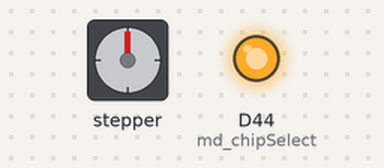
Bench run of a sketch on a simulated Arduino Due. Parts: stepper motor, output pins drawn as LEDs (lit = HIGH). Wiring (inferred from the names in the program): stepper motor driver (200 steps per turn assumed): step D31; direction D36; enable D37. Pins used as bus, display or sensor lines are not drawn; what the sketch prints to the serial monitor is not drawn.

Above: at 0.1 s.
Timing chart, 0 to 39.7 s (numbered marks = the images above):
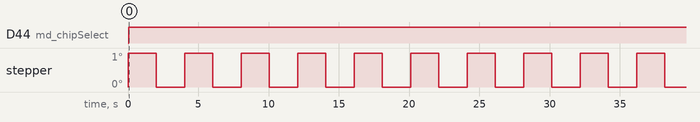

The sketch:

SAMD21_StepperTest_02.ino
```cpp
/*
 * This is testing code to drive a stepper motor using the
 * TMC2660 stepper motor driver chip.
 *
 * T. Jilk 2019
 */

#include <SPI.h>

// Motor Driver communication variables
const int md_chipSelect = 44; // PA21 on Arduino M0
const int md_step = 31;       // PA27 on Arduino M0
const int md_dir = 36;        // PB23 on Arduino M0
const int md_clk = 17;        // PA23 on Arduino M0
const int md_en = 37;         // PA22 on Arduino M0
const int md_sgtst = 35;      // PB22 on Arduino M0

// Motor Driver configuration bytes
// byte chopconf = 10010000000110110100; // normal startup
// byte sgcsconf = 11010000000000011111; // full current for both SPI and step/dir operation
// byte drvconf = 11101111000000010000; // step dir interface enabled
// byte drvctrl = 00000000000000001000; // fullstep, pulse interpolation disabled, only rising STEP edge active
// byte smarten = 10101000001000000010; // coolStep control register - normal setup

unsigned long chopconf = 0x901B4ul;
unsigned long sgcsconf = 0xD001Ful;
unsigned long drvconf = 0xEF010ul;
unsigned long drvctrl = 0x8ul;
unsigned long smarten = 0xA8202ul;

const int enable = 16;
int step_speed =  200;

void setup() {
  SPI.beginTransaction(SPISettings(1000000, MSBFIRST, SPI_MODE3));
  //SPI.setBitOrder(MSBFIRST); 14000000
  //SPI.setClockDivider(SPI_CLOCK_DIV8);
  SPI.begin();
  SerialUSB.begin(9600);
  while(!SerialUSB){
    ;
  }

  pinMode(md_en, OUTPUT);
  pinMode(md_chipSelect, OUTPUT);
  pinMode(md_step, OUTPUT);
  pinMode(md_dir, OUTPUT);
  pinMode(md_clk, OUTPUT);

  digitalWrite(md_en, LOW); // enable the output of the chip (low = enabled)
  digitalWrite(md_dir, LOW); // choose a direction to begin with
  digitalWrite(md_clk, LOW); // writing low makes the chip use its on-board oscillator

  SerialUSB.println("Configuring chopper control register");

  writeMotor(chopconf);
  writeMotor(sgcsconf);
  writeMotor(drvconf);
  writeMotor(drvctrl);
  writeMotor(smarten);
}

void writeMotor(unsigned long command){
  digitalWrite(md_chipSelect, LOW);
  unsigned long response = 0xFFFFul;
  response = SPI.transfer((command >> 16) & 0xff);
  response <<= 8;
  response |= SPI.transfer((command >>  8) & 0xff);
  response <<= 8;
  response |= SPI.transfer((command) & 0xff);
  response >>= 4;
  digitalWrite(md_chipSelect, HIGH);
  SerialUSB.print("Response: ");
  SerialUSB.println(response, BIN);
}

void loop() {
  // supposedly a rising edge in md_step will cause the motor to take a step...
  digitalWrite(md_dir, !digitalRead(md_dir));
  delay(10);
  digitalWrite(md_step, HIGH);
  SerialUSB.println("Stepping...");
  delay(1000); // min delay is 10 ns, so we should be good
  digitalWrite(md_step, LOW);
  delay(1000);
  writeMotor(drvctrl);
}
```

Measured:
- by itself, D44 (md_chipSelect): LOW → HIGH at 0.04 s
- by itself, stepper: alternates 1° for 2.0 s and 0° for 2.0 s
